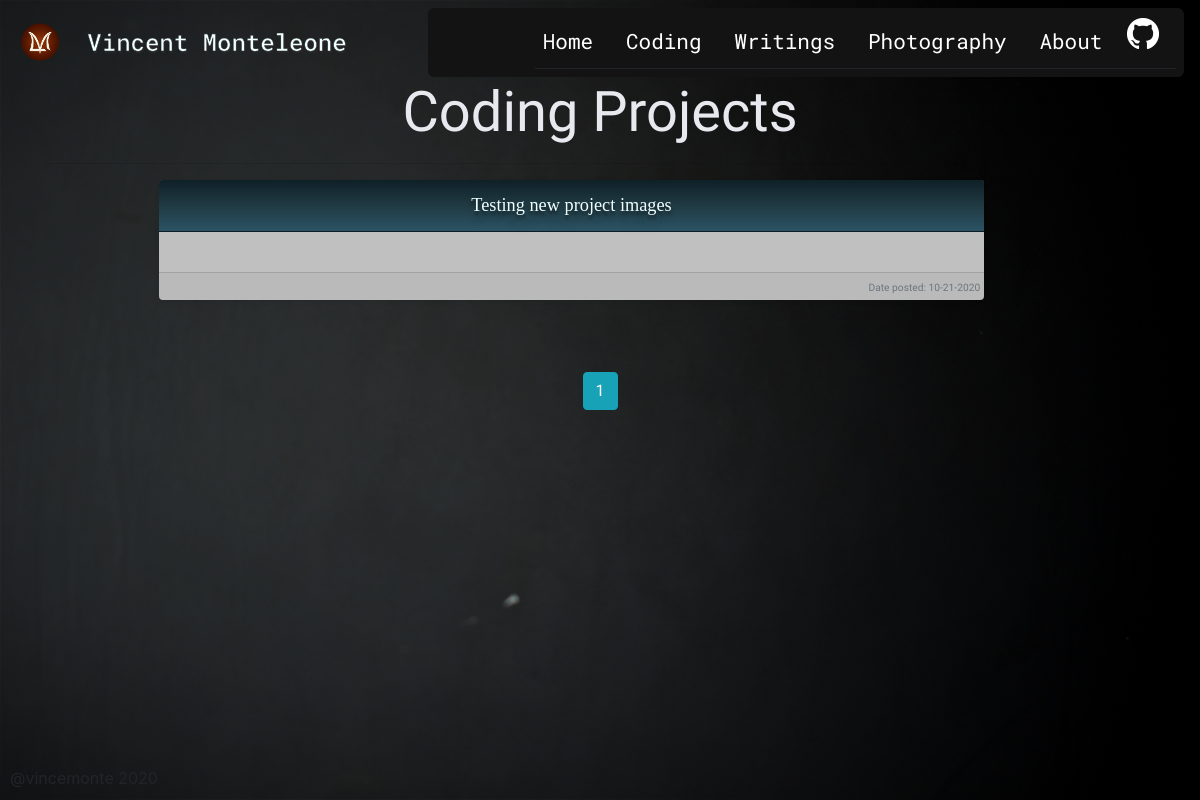
Page /coding on the earlier database version.
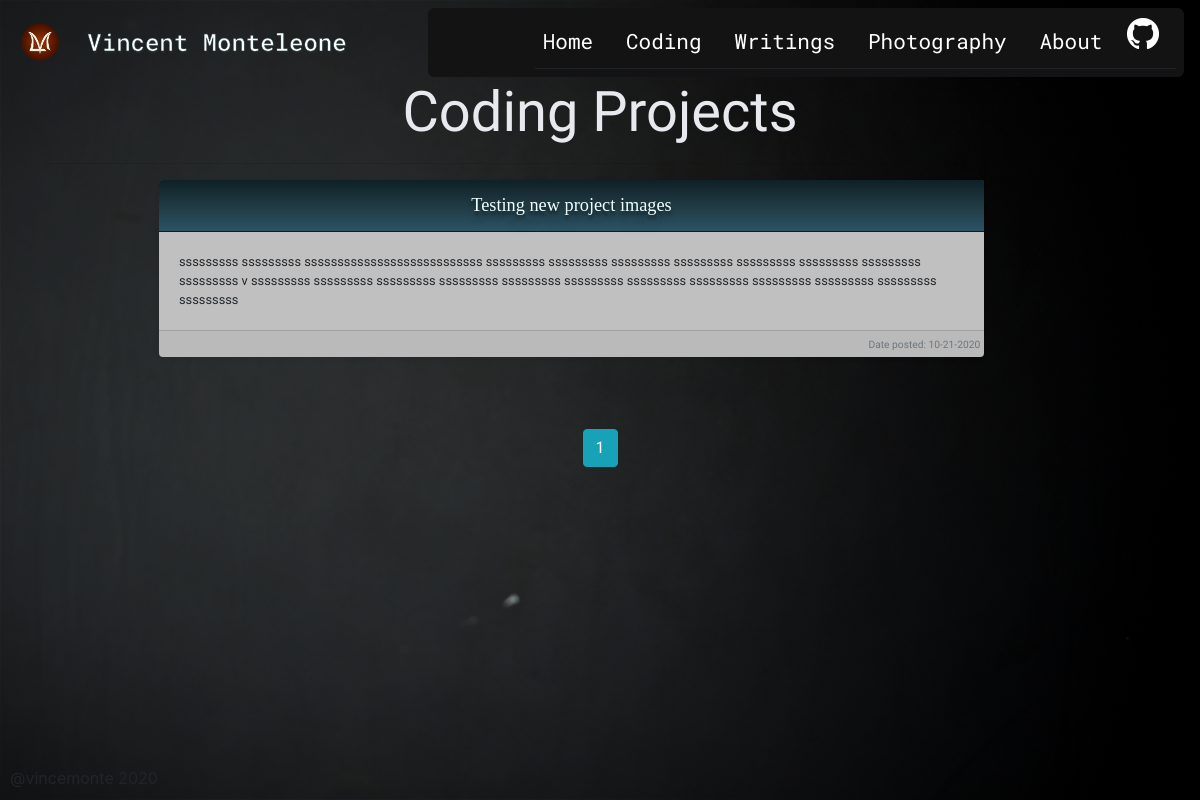
Same page on the later database version.
### personalWebsite/models.py (models this page shows, shortened)
class Project(db.Model):
    id = db.Column(db.Integer, primary_key=True)
    title = db.Column(db.String(100), nullable=False)
    type = db.Column(db.String(20), nullable=False)
    content= db.Column(db.Text, nullable=True)
    files = db.Column(db.String(80), nullable=True) #holds the path to the file images
    date_posted = db.Column(db.DateTime, nullable=False, default=datetime.now)
    user_id = db.Column(db.Integer, db.ForeignKey('user.id'), nullable=False)
    home_post = db.relationship('HomePost', backref='project', uselist=False)

### personalWebsite/posts/routes.py (the view)
@posts.route('/coding')
def coding():
    page = request.args.get('page', 1, type=int)
    posts = Project.query.filter_by(type='coding').order_by(Project.id.desc()).paginate(page=page, per_page=10)
    return render_template('coding.html', posts=posts)

### personalWebsite/templates/coding.html (shortened to what this page needs)
{% extends "layout.html" %}
{% block content %}
<div class="container post-section">
  <h1 class="display-4 text-white-2 text-center">Coding Projects</h1>
  <hr>
  <div class="row text-center">
    {% for post in posts.items %}
    <div class="col-lg-9">
      <div class="card mb-4 shadow-sm">
        <div class="card-header">
          <a class = "card-title" href="{{ url_for('posts.project', title=post.title) }}">{{ post.title }}</a>
        </div>
        <div class="card-body">
          <p class= "card-text max-length-card ellipsis-text text-left">{{ post.content }}</p>
        </div>
        <div class="card-footer text-right">
          <small class="text-muted">Date posted: {{ post.date_posted.strftime('%m-%d-%Y') }}</small>
        </div>
      </div>
    </div>
    {% endfor %}
  </div>
  <div class="container mt-5 text-center">
    {% for page_num in posts.iter_pages(left_edge=1, right_edge=1, left_current=1, right_current=2) %}
      {% if page_num %}
        {% if posts.page == page_num %}
          <a class="btn btn-info mb-4" href="{{ url_for('posts.coding', page=page_num) }}">{{ page_num }}</a>
        {% else %}
          <a class="btn btn-outline-info mb-4" href="{{ url_for('posts.coding', page=page_num) }}">{{ page_num }}</a>
        {% endif %}
      {% else %}
        <small>...</small>
      {% endif %}
    {% endfor %}
  </div>
</div>
{% endblock content %}

Differences in the rows shown:
changed Project "Testing new project images": content (not shown) → "sssssssss sssssssss sssssssssssssssssssssssssss sssssssss sssssssss sssssssss sssssssss sssssssss sssssssss sssssssss sssssssss v sssssssss sssssssss sssssssss sssssssss sssssssss sssssssss sssssssss sssssssss sssssssss sssssssss sssssssss sssssssss"
